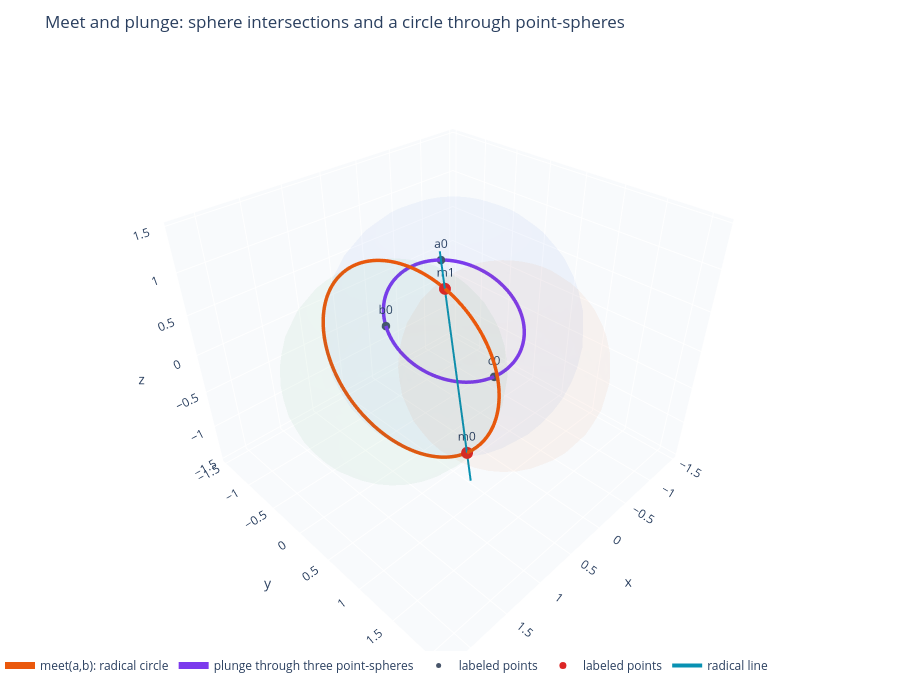

Notebook cell for this chart:
### Markdown cell above
## Meet And Plunge

The meet of three spheres is the point pair common to all three. In coordinates, subtracting sphere equations gives a radical line, and intersecting that line with one sphere gives zero, one, or two points. In the conformal algebra this same construction is expressed as a meet of the dual sphere vectors. The type of result is part of the geometry: real point pair, tangent point, or imaginary point pair.

The plunge is the dual companion to meet. Its geometric personality is easiest to read in a limiting case: shrink three spheres to point-spheres. The plunge through those point-spheres is the circle through the three points. That circle is not a derivative or a fit; it is the simplest round that contains the point constraints and carries the orthogonal-construction meaning of the dual meet.

The figure below shows both ideas. The blue spheres have a real point-pair meet. The purple circle is the plunge-style circle through three independent point handles. The orange radical circle is the meet of two of the spheres; if the same two spheres are pulled apart so that they no longer intersect, the returned radius squared becomes negative, and the circle is interpreted as an imaginary meet with a real carrier location.

### Code cell
s1 = Sphere3D.real([0.0, 0.0, 0.0], 1.45)
s2 = Sphere3D.real([1.05, 0.20, 0.05], 1.15)
s3 = Sphere3D.real([0.35, 1.05, 0.20], 1.05)
meet = three_sphere_meet(s1, s2, s3)
radical_circle = sphere_sphere_meet(s1, s2)

plunge_handles = np.array([
    [-0.25, -0.45, 0.60],
    [0.85, -0.15, 0.35],
    [0.25, 0.85, -0.10],
])
plunge_circle = circle_from_points(plunge_handles)

fig_meet = go.Figure()
for sph, name, color in [
    (s1, "sphere a", "rgba(37,99,235,0.14)"),
    (s2, "sphere b", "rgba(22,163,74,0.14)"),
    (s3, "sphere c", "rgba(234,88,12,0.14)"),
]:
    fig_meet.add_trace(sphere_surface_trace(sph, name, color=color, samples=34))
fig_meet.add_trace(circle_trace(radical_circle.circle, "meet(a,b): radical circle", COLORS["orange"], width=7))
fig_meet.add_trace(circle_trace(plunge_circle, "plunge through three point-spheres", COLORS["purple"], width=7))
fig_meet.add_trace(point_trace(plunge_handles, ["a0", "b0", "c0"], COLORS["gray"], size=5))
if meet.points.size:
    fig_meet.add_trace(point_trace(meet.points, [f"m{i}" for i in range(len(meet.points))], COLORS["red"], size=7))
fig_meet.add_trace(curve_trace(meet.radical_point + np.linspace(-1.3, 1.3, 80)[:, None] * meet.radical_direction, "radical line", COLORS["cyan"], width=4))
finish_figure(fig_meet, "Meet and plunge: sphere intersections and a circle through point-spheres", height=680)

meet_path = save_plotly_html(fig_meet, "chapter-15", "plots", "meet-and-plunge.html", root=ARTIFACT_ROOT)
artifact_paths.append(meet_path)
print("three-sphere meet kind:", meet.kind)
print("two-sphere meet kind:", radical_circle.kind, "radius^2 =", radical_circle.radius_squared)
print("artifact:", meet_path.relative_to(PROJECT_ROOT))
fig_meet

### Figure 1 — Plotly figure (JSON) as saved in the notebook; plotly's stock layout.template omitted (floating-point values rounded to 4 significant figures; data arrays with more than 128 entries replaced by an {"elided": "..."} marker saying what was removed)
{"data": [{"colorscale": [[0.0, "rgba(37,99,235,0.14)"], [1.0, "rgba(37,99,235,0.14)"]], "name": "sphere a", "opacity": 0.2, "showscale": false, "surfacecolor": {"elided": "17x34 float values"}, "type": "surface", "x": {"elided": "17x34 float values"}, "y": {"elided": "17x34 float values"}, "z": {"elided": "17x34 float values"}}, {"colorscale": [[0.0, "rgba(22,163,74,0.14)"], [1.0, "rgba(22,163,74,0.14)"]], "name": "sphere b", "opacity": 0.2, "showscale": false, "surfacecolor": {"elided": "17x34 float values"}, "type": "surface", "x": {"elided": "17x34 float values"}, "y": {"elided": "17x34 float values"}, "z": {"elided": "17x34 float values"}}, {"colorscale": [[0.0, "rgba(234,88,12,0.14)"], [1.0, "rgba(234,88,12,0.14)"]], "name": "sphere c", "opacity": 0.2, "showscale": false, "surfacecolor": {"elided": "17x34 float values"}, "type": "surface", "x": {"elided": "17x34 float values"}, "y": {"elided": "17x34 float values"}, "z": {"elided": "17x34 float values"}}, {"line": {"color": "#ea580c", "width": 7}, "mode": "lines", "name": "meet(a,b): radical circle", "type": "scatter3d", "x": {"elided": "180 float values"}, "y": {"elided": "180 float values"}, "z": {"elided": "180 float values"}}, {"line": {"color": "#7c3aed", "width": 7}, "mode": "lines", "name": "plunge through three point-spheres", "type": "scatter3d", "x": {"elided": "180 float values"}, "y": {"elided": "180 float values"}, "z": {"elided": "180 float values"}}, {"marker": {"color": "#475569", "size": 5}, "mode": "markers+text", "name": "labeled points", "text": ["a0", "b0", "c0"], "textposition": "top center", "type": "scatter3d", "x": [-0.25, 0.85, 0.25], "y": [-0.45, -0.15, 0.85], "z": [0.6, 0.35, -0.1]}, {"marker": {"color": "#dc2626", "size": 7}, "mode": "markers+text", "name": "labeled points", "text": ["m0", "m1"], "textposition": "top center", "type": "scatter3d", "x": [0.7686, 0.7464], "y": [0.967, 0.6251], "z": [-0.7594, 1.075]}, {"line": {"color": "#0891b2", "width": 4}, "mode": "lines", "name": "radical line", "type": "scatter3d", "x": [0.773, 0.7726, 0.7722, 0.7718, 0.7714, 0.771, 0.7707, 0.7703, 0.7699, 0.7695, 0.7691, 0.7687, 0.7683, 0.7679, 0.7675, 0.7671, 0.7667, 0.7663, 0.766, 0.7656, 0.7652, 0.7648, 0.7644, 0.764, 0.7636, 0.7632, 0.7628, 0.7624, 0.762, 0.7616, 0.7613, 0.7609, 0.7605, 0.7601, 0.7597, 0.7593, 0.7589, 0.7585, 0.7581, 0.7577, 0.7573, 0.7569, 0.7566, 0.7562, 0.7558, 0.7554, 0.755, 0.7546, 0.7542, 0.7538, 0.7534, 0.753, 0.7526, 0.7522, 0.7519, 0.7515, 0.7511, 0.7507, 0.7503, 0.7499, 0.7495, 0.7491, 0.7487, 0.7483, 0.7479, 0.7475, 0.7472, 0.7468, 0.7464, 0.746, 0.7456, 0.7452, 0.7448, 0.7444, 0.744, 0.7436, 0.7432, 0.7428, 0.7425, 0.7421], "y": [1.034, 1.028, 1.022, 1.016, 1.01, 1.004, 0.9981, 0.9921, 0.986, 0.98, 0.974, 0.9679, 0.9619, 0.9559, 0.9499, 0.9438, 0.9378, 0.9318, 0.9257, 0.9197, 0.9137, 0.9076, 0.9016, 0.8956, 0.8895, 0.8835, 0.8775, 0.8714, 0.8654, 0.8594, 0.8533, 0.8473, 0.8413, 0.8352, 0.8292, 0.8232, 0.8172, 0.8111, 0.8051, 0.7991, 0.793, 0.787, 0.781, 0.7749, 0.7689, 0.7629, 0.7568, 0.7508, 0.7448, 0.7387, 0.7327, 0.7267, 0.7206, 0.7146, 0.7086, 0.7026, 0.6965, 0.6905, 0.6845, 0.6784, 0.6724, 0.6664, 0.6603, 0.6543, 0.6483, 0.6422, 0.6362, 0.6302, 0.6241, 0.6181, 0.6121, 0.606, 0.6, 0.594, 0.588, 0.5819, 0.5759, 0.5699, 0.5638, 0.5578], "z": [-1.12, -1.088, -1.056, -1.023, -0.9909, -0.9585, -0.9262, -0.8938, -0.8615, -0.8291, -0.7968, -0.7644, -0.7321, -0.6997, -0.6674, -0.635, -0.6027, -0.5703, -0.538, -0.5056, -0.4733, -0.4409, -0.4086, -0.3762, -0.3439, -0.3115, -0.2792, -0.2468, -0.2145, -0.1821, -0.1498, -0.1174, -0.08505, -0.0527, -0.02035, 0.012, 0.04436, 0.07671, 0.1091, 0.1414, 0.1738, 0.2061, 0.2385, 0.2708, 0.3032, 0.3355, 0.3679, 0.4002, 0.4326, 0.4649, 0.4973, 0.5296, 0.562, 0.5943, 0.6267, 0.659, 0.6914, 0.7237, 0.7561, 0.7884, 0.8208, 0.8531, 0.8855, 0.9178, 0.9502, 0.9826, 1.015, 1.047, 1.08, 1.112, 1.144, 1.177, 1.209, 1.241, 1.274, 1.306, 1.338, 1.371, 1.403, 1.435]}], "layout": {"height": 680, "legend": {"orientation": "h", "y": 0.0}, "margin": {"b": 0, "l": 0, "r": 0, "t": 56}, "scene": {"aspectmode": "data", "xaxis": {"backgroundcolor": "rgb(248,250,252)", "gridcolor": "white", "title": {"text": "x"}}, "yaxis": {"backgroundcolor": "rgb(248,250,252)", "gridcolor": "white", "title": {"text": "y"}}, "zaxis": {"backgroundcolor": "rgb(248,250,252)", "gridcolor": "white", "title": {"text": "z"}}}, "title": {"text": "Meet and plunge: sphere intersections and a circle through point-spheres"}}}
